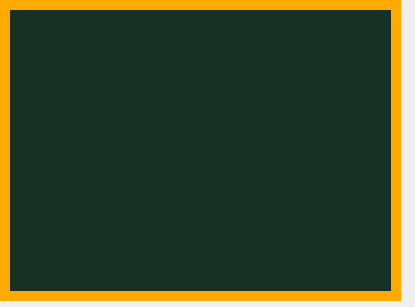
<?xml version="1.0" encoding="UTF-8"?>
<ui version="4.0">
 <class>Form</class>
 <widget class="QWidget" name="Form">
  <property name="geometry">
   <rect>
    <x>0</x>
    <y>0</y>
    <width>415</width>
    <height>307</height>
   </rect>
  </property>
  <property name="windowTitle">
   <string>Form</string>
  </property>
  <widget class="QLabel" name="orangeBackground">
   <property name="geometry">
    <rect>
     <x>0</x>
     <y>0</y>
     <width>401</width>
     <height>301</height>
    </rect>
   </property>
   <property name="styleSheet">
    <string notr="true">background-color: rgb(255, 170, 0);</string>
   </property>
   <property name="text">
    <string/>
   </property>
  </widget>
  <widget class="QLabel" name="background">
   <property name="geometry">
    <rect>
     <x>10</x>
     <y>10</y>
     <width>381</width>
     <height>281</height>
    </rect>
   </property>
   <property name="styleSheet">
    <string notr="true">background-color: rgb(24, 47, 38);</string>
   </property>
   <property name="text">
    <string/>
   </property>
  </widget>
  <widget class="QLabel" name="warningIcon">
   <property name="geometry">
    <rect>
     <x>155</x>
     <y>50</y>
     <width>91</width>
     <height>81</height>
    </rect>
   </property>
   <property name="styleSheet">
    <string notr="true">image: url(:/images/warning.png);</string>
   </property>
   <property name="text">
    <string/>
   </property>
  </widget>
  <widget class="QLabel" name="warningText">
   <property name="geometry">
    <rect>
     <x>50</x>
     <y>140</y>
     <width>301</width>
     <height>121</height>
    </rect>
   </property>
   <property name="styleSheet">
    <string notr="true">image: url(:/images/warningText.png);</string>
   </property>
   <property name="text">
    <string/>
   </property>
  </widget>
 </widget>
 <resources>
  <include location="res.qrc"/>
 </resources>
 <connections/>
</ui>
